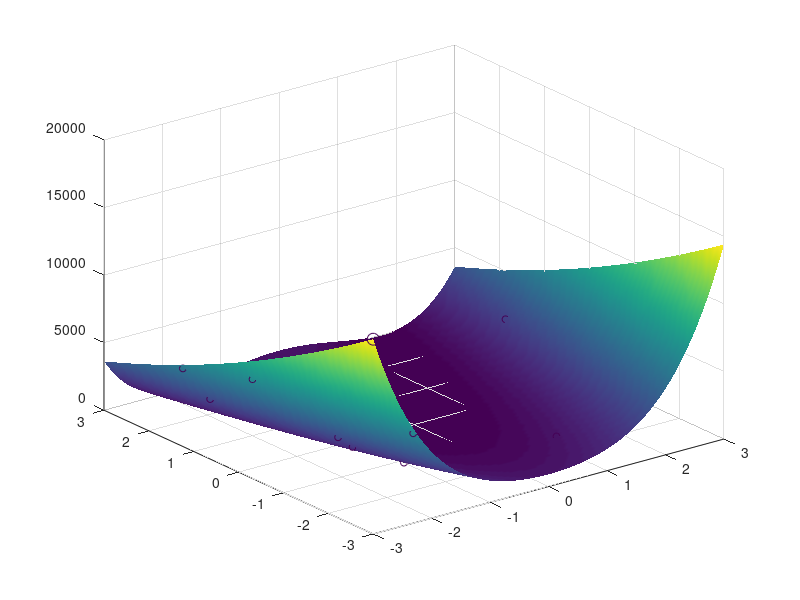

MATLAB code to generate this figure:
f = @(x, y) 100*(y - x^2)^2 + (1 - x)^2;

% Limites da funcao
limite_x = 3;
limite_y = -3;

% Precisao minima do resultado
tolerancia = 0.01;

% Numero de abelhas de cada tipo
% As abelhas operarias voam para locais ao redor da colmeia (inicialmente aleatorio).
% As abelhas seguidoras tem como referencia a informacao trazida pelas abelhas operarias.
% As abelhas exploradoras voam aleatoriamente, explorando lugares distindos.
operarias = 10;
seguidoras = 10;
exploradoras = 10;

% Maxima distancia ao redor de um ponto que uma abelha explora
passo = 0.1;

pos_operarias = [];
pos_seguidoras = [];
pos_exploradoras = [];

pos_total = [];

% Coloca a posicao inicial das abelhas operarias,
% a primeiras posicoes sao aleatorias
for a=1 : operarias 
  pos_operarias(a,1) = limite_y + rand()*(limite_x - limite_y);
  pos_operarias(a,2) = limite_y + rand()*(limite_x - limite_y);
  pos_total(a,1) = pos_operarias(a,1);
  pos_total(a,2) = pos_operarias(a,2);
end

% Plota o grafico da funcao
X = linspace(-limite_x,limite_x,100);
Y = linspace(-limite_y,limite_y,100);
fig = figure();

[xplot, yplot] = meshgrid(X,Y);

zplot = 100*(yplot - xplot.^2).^2 + (1 - xplot).^2;

surf(xplot, yplot, zplot);
shading interp;

hold on;

% Plota a distribuicao inicial das abelhas operarias
for i=1:operarias  
  scatter3(pos_operarias(i,1), pos_operarias(i,2), f(pos_operarias(i,1), pos_operarias(i,2)),25,1);
end
  
hold on;

% Coloca a posicao inicial das abelhas exploradoras,
% sempre aleatorio
for b=1 : exploradoras
  pos_exploradoras(b,1) = limite_y + rand()*(limite_x - limite_y);
  pos_exploradoras(b,2) = limite_y + rand()*(limite_x - limite_y);
  pos_total(b+operarias,1) = pos_exploradoras(b,1);
  pos_total(b+operarias,2) = pos_exploradoras(b,2);
end

cont = 0;
melhor = [1,1];
interacoes = 0;

while 1
  interacoes = interacoes + 1;
  cont = cont + 1;

  % Cria o vetor de probabilidades dos pontos
  prob = [];
  
  soma = 0;
  for i=1:length(pos_total);
    soma = soma + f(pos_total(i,1), pos_total(i,2));
  end

  for i=1:length(pos_total);
    last_value = length(prob) + 1;
    value = length(prob) + 1 + ceil((f(pos_total(i,1), pos_total(i,2))/soma)*100);
    for j=last_value : value;
      prob(j) = i;
    end
  end

  % Move as abelhas seguidoras
  for a=1:seguidoras
    % Escolhe um ponto baseado no vetor de probabilidaes  
    index = prob(randi(length(prob), 1));
    ponto = pos_total(index, :);
    
    % O novo ponto estara a um "passo" e distancia do oultro, em um angulo theta aleatorio
    theta = rand()*6.2831;
    pos_seguidoras(a,1) = ponto(1) + cos(theta)*passo;
    if pos_seguidoras(a,1) > limite_x
      pos_seguidoras(a,1) = limite_x;
    elseif pos_seguidoras(a,1) < -limite_x
      pos_seguidoras(a,1) = -limite_x;
    end
    
    pos_seguidoras(a,2) = ponto(2) + sin(theta)*passo;
    if pos_seguidoras(a,2) > limite_y
      pos_seguidoras(a,2) = limite_y;
    elseif pos_seguidoras(a,2) < -limite_y
      pos_seguidoras(a,2) = -limite_y;
    end
    
    pos_total(a+exploradoras+operarias,1) = pos_seguidoras(a,1);
    pos_total(a+exploradoras+operarias,2) = pos_seguidoras(a,2);
  end
  
  % Move as abelhas exploradoras
  for b=1 : exploradoras
    pos_exploradoras(b,1) = limite_y + rand()*(limite_x - limite_y);
    pos_exploradoras(b,2) = limite_y + rand()*(limite_x - limite_y);
    pos_total(b+operarias,1) = pos_exploradoras(b,1);
    pos_total(b+operarias,2) = pos_exploradoras(b,2);
  end

  
  
  % Move as abelhas operarias
  % Cria o vetor de probabilidades dos pontos
  prob = [];
  
  soma = 0;
  for i=1:length(pos_total);
    soma = soma + f(pos_total(i,1), pos_total(i,2));
  end

  for i=1:length(pos_total);
    last_value = length(prob) + 1;
    value = length(prob) + 1 + ceil((f(pos_total(i,1), pos_total(i,2))/soma)*100);
    for j=last_value : value;
      prob(j) = i;
    end
  end
  
  for a=1:seguidoras
    % Escolhe um ponto baseado no vetor de probabilidaes  
    index = prob(randi(length(prob), 1));
    ponto = pos_total(index, :);
    
    % O novo ponto estara a um "passo" e distancia do oultro, em um angulo theta aleatorio
    theta = rand()*6.2831;
    pos_operarias(a,1) = ponto(1) + cos(theta)*passo;
    if pos_operarias(a,1) > limite_x
      pos_operarias(a,1) = limite_x;
    elseif pos_operarias(a,1) < -limite_x
      pos_operarias(a,1) = -limite_x;
    end
    
    pos_operarias(a,2) = ponto(2) + sin(theta)*passo;
    if pos_operarias(a,2) > limite_y
      pos_operarias(a,2) = limite_y;
    elseif pos_operarias(a,2) < -limite_y
      pos_operarias(a,2) = -limite_y;
    end
    pos_total(a,1) = pos_operarias(a,1);
    pos_total(a,2) = pos_operarias(a,2);
  end
  
  % ve o melor ponto
  for i=1 : length(pos_total)
    if f(pos_total(i,1), pos_total(i,2)) > f(melhor(1), melhor(2))
      melhor = pos_total(i, :);
    end  
  end
  % Condicao de parada 
  if cont > 100
    break;    
  end
  
end

% Plot final
scatter3(melhor(1), melhor(2), f(melhor(1), melhor(2)), 75, 3);

disp("interações:")
disp(cont)
disp("melhor ponto: ")
disp(melhor)

